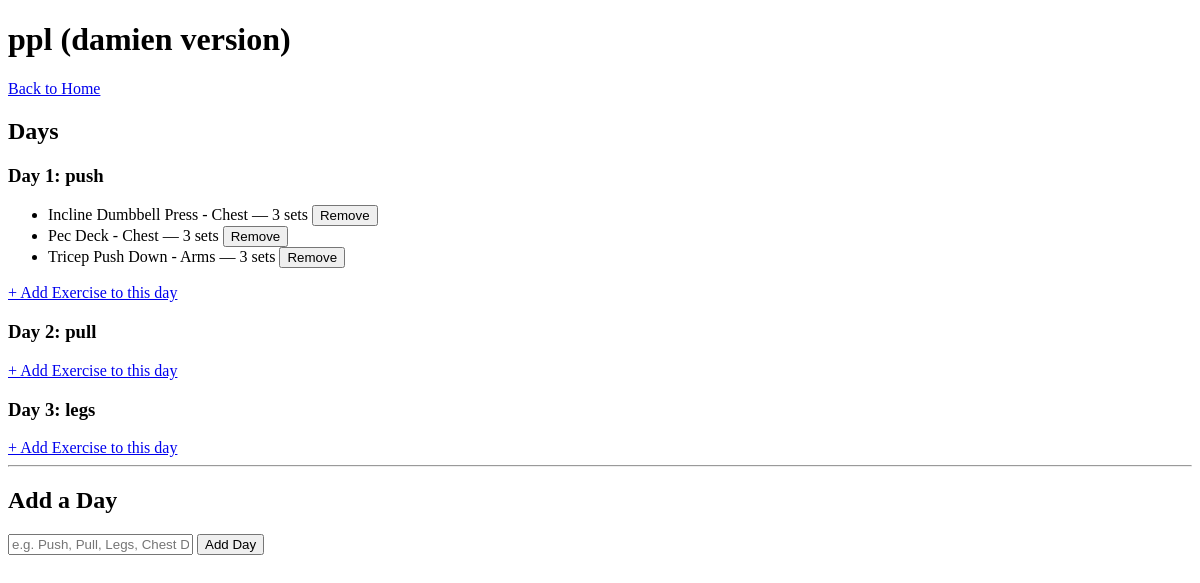
Before: /split/1 with the older database file.
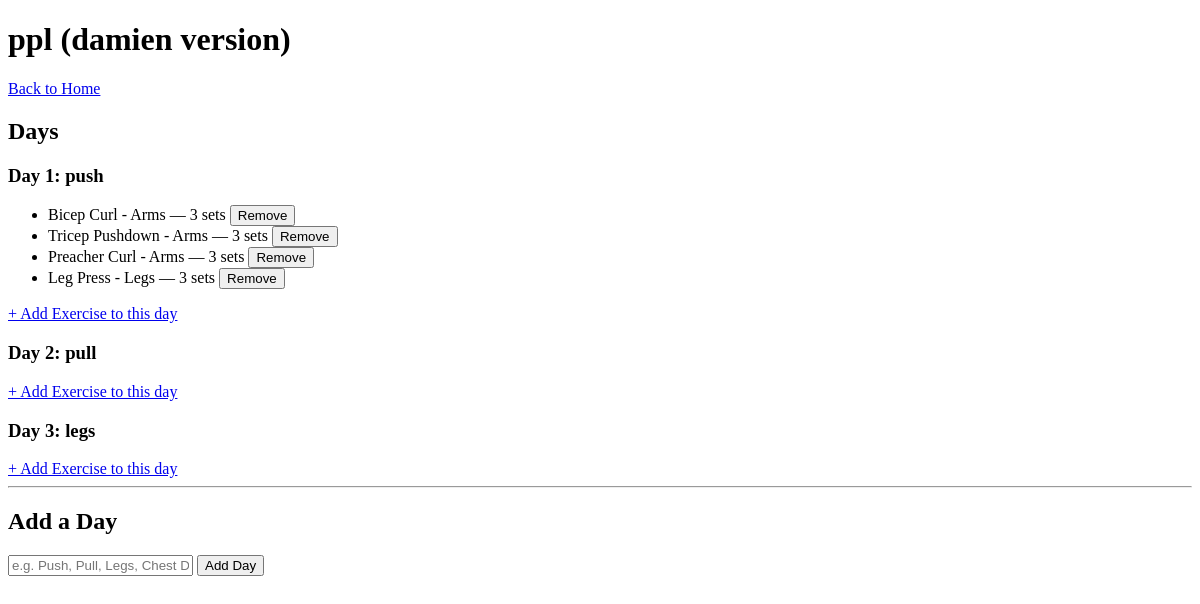
After: the same page with the newer database file.
### tables this page shows
CREATE TABLE split_days (
            id INTEGER PRIMARY KEY AUTOINCREMENT,
            split_id INTEGER NOT NULL,
            day_name TEXT NOT NULL,
            day_order INTEGER NOT NULL,
            FOREIGN KEY (split_id) REFERENCES workout_splits(id)
        );

CREATE TABLE split_exercises (
            id INTEGER PRIMARY KEY AUTOINCREMENT,
            split_day_id INTEGER NOT NULL,
            exercise_id INTEGER NOT NULL,
            sets_count INTEGER NOT NULL DEFAULT 3,
            FOREIGN KEY (split_day_id) REFERENCES split_days(id),
            FOREIGN KEY (exercise_id) REFERENCES exercises(id)
        );

CREATE TABLE exercises (
            id INTEGER PRIMARY KEY AUTOINCREMENT,
            name TEXT NOT NULL,
            muscle_group TEXT NOT NULL
        );

### app.py (the view)
@app.route("/split/<int:split_id>")
def view_split(split_id):
    conn = get_db()
    cursor = conn.cursor()
    cursor.execute("SELECT * FROM workout_splits WHERE id = ?", (split_id,))
    split = cursor.fetchone()
    cursor.execute(
        "SELECT * FROM split_days WHERE split_id = ? ORDER BY day_order",
        (split_id,)
    )
    days = cursor.fetchall()
    days_with_exercises = []
    for day in days:
        cursor.execute("""
            SELECT exercises.*, split_exercises.sets_count,
                   split_exercises.id as split_exercise_id
            FROM exercises
            JOIN split_exercises ON exercises.id = split_exercises.exercise_id
            WHERE split_exercises.split_day_id = ?
        """, (day["id"],))
        day_exercises = cursor.fetchall()
        days_with_exercises.append({
            "id": day["id"],
            "day_name": day["day_name"],
            "day_order": day["day_order"],
            "exercises": day_exercises
        })
    conn.close()
    return render_template("view_split.html", split=split, days=days_with_exercises)

### app.py (called while the page is built)
def get_db():
    conn = sqlite3.connect(DB_PATH)
    conn.row_factory = sqlite3.Row
    return conn

### templates/view_split.html (shortened to what this page needs)
<!DOCTYPE html>
<html lang="en">
<head>
</head>
<body>
    <h1>{{ split.name }}</h1>
    <a href="/">Back to Home</a>
    <h2>Days</h2>
    {% if days %}
        {% for day in days %}
            <div>
                <h3>Day {{ day.day_order }}: {{ day.day_name }}</h3>
                <ul>
                    {% for exercise in day.exercises %}
                        <li>
                            {{ exercise.name }} - {{ exercise.muscle_group }} — {{ exercise.sets_count }} sets
                            <form action="/split/{{ split.id }}/remove-exercise/{{ day.id }}/{{ exercise.split_exercise_id }}" method="POST" style="display:inline">
                                <button type="submit">Remove</button>
                            </form>
                        </li>
                    {% endfor %}
                </ul>
                <a href="/split/{{ split.id }}/add-day-exercise/{{ day.id }}">+ Add Exercise to this day</a>
            </div>
        {% endfor %}
    {% else %}
        <p>No days yet. Add your first day below.</p>
    {% endif %}
    <hr>
    <h2>Add a Day</h2>
    <form action="/split/{{ split.id }}/add-day" method="POST">
        <input type="text" name="day_name" placeholder="e.g. Push, Pull, Legs, Chest Day" required>
        <button type="submit">Add Day</button>
    </form>
</body>
</html>

Changed rows visible on the page:
removed split_exercises: name "Incline Dumbbell Press", muscle_group "Chest", sets_count "3", shown under split_days "push"
removed split_exercises: name "Pec Deck", muscle_group "Chest", sets_count "3", shown under split_days "push"
removed split_exercises: name "Tricep Push Down", muscle_group "Arms", sets_count "3", shown under split_days "push"
added split_exercises: name "Bicep Curl", muscle_group "Arms", sets_count "3", shown under split_days "push"
added split_exercises: name "Tricep Pushdown", muscle_group "Arms", sets_count "3", shown under split_days "push"
added split_exercises: name "Preacher Curl", muscle_group "Arms", sets_count "3", shown under split_days "push"
added split_exercises: name "Leg Press", muscle_group "Legs", sets_count "3", shown under split_days "push"
